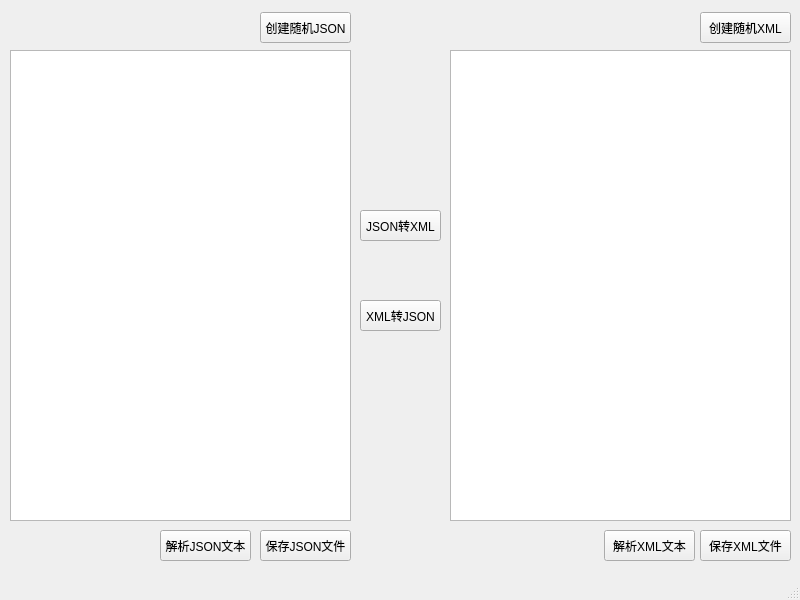
<?xml version="1.0" encoding="UTF-8"?>
<ui version="4.0">
 <class>MainWindow</class>
 <widget class="QMainWindow" name="MainWindow">
  <property name="geometry">
   <rect>
    <x>0</x>
    <y>0</y>
    <width>800</width>
    <height>600</height>
   </rect>
  </property>
  <property name="windowTitle">
   <string>JsonXmlTester</string>
  </property>
  <widget class="QWidget" name="centralwidget">
   <widget class="QTextEdit" name="m_editJson">
    <property name="geometry">
     <rect>
      <x>10</x>
      <y>50</y>
      <width>341</width>
      <height>471</height>
     </rect>
    </property>
   </widget>
   <widget class="QTextEdit" name="textEdit">
    <property name="geometry">
     <rect>
      <x>1140</x>
      <y>650</y>
      <width>104</width>
      <height>71</height>
     </rect>
    </property>
   </widget>
   <widget class="QTextEdit" name="m_editXml">
    <property name="geometry">
     <rect>
      <x>450</x>
      <y>50</y>
      <width>341</width>
      <height>471</height>
     </rect>
    </property>
   </widget>
   <widget class="QPushButton" name="m_btnCreateJson">
    <property name="geometry">
     <rect>
      <x>260</x>
      <y>12</y>
      <width>91</width>
      <height>31</height>
     </rect>
    </property>
    <property name="text">
     <string>创建随机JSON</string>
    </property>
   </widget>
   <widget class="QPushButton" name="m_btnCreateXml">
    <property name="geometry">
     <rect>
      <x>700</x>
      <y>12</y>
      <width>91</width>
      <height>31</height>
     </rect>
    </property>
    <property name="text">
     <string>创建随机XML</string>
    </property>
   </widget>
   <widget class="QPushButton" name="m_btnSaveJson">
    <property name="geometry">
     <rect>
      <x>260</x>
      <y>530</y>
      <width>91</width>
      <height>31</height>
     </rect>
    </property>
    <property name="text">
     <string>保存JSON文件</string>
    </property>
   </widget>
   <widget class="QPushButton" name="m_btnSaveXml">
    <property name="geometry">
     <rect>
      <x>700</x>
      <y>530</y>
      <width>91</width>
      <height>31</height>
     </rect>
    </property>
    <property name="text">
     <string>保存XML文件</string>
    </property>
   </widget>
   <widget class="QPushButton" name="m_btnJson2Xml">
    <property name="geometry">
     <rect>
      <x>360</x>
      <y>210</y>
      <width>81</width>
      <height>31</height>
     </rect>
    </property>
    <property name="text">
     <string>JSON转XML</string>
    </property>
   </widget>
   <widget class="QPushButton" name="m_btnXml2Json">
    <property name="geometry">
     <rect>
      <x>360</x>
      <y>300</y>
      <width>81</width>
      <height>31</height>
     </rect>
    </property>
    <property name="text">
     <string>XML转JSON</string>
    </property>
   </widget>
   <widget class="QPushButton" name="m_btnParseJson">
    <property name="geometry">
     <rect>
      <x>160</x>
      <y>530</y>
      <width>91</width>
      <height>31</height>
     </rect>
    </property>
    <property name="text">
     <string>解析JSON文本</string>
    </property>
   </widget>
   <widget class="QPushButton" name="m_btnParseXml">
    <property name="geometry">
     <rect>
      <x>604</x>
      <y>530</y>
      <width>91</width>
      <height>31</height>
     </rect>
    </property>
    <property name="text">
     <string>解析XML文本</string>
    </property>
   </widget>
  </widget>
  <widget class="QStatusBar" name="statusbar"/>
 </widget>
 <resources/>
 <connections/>
</ui>
